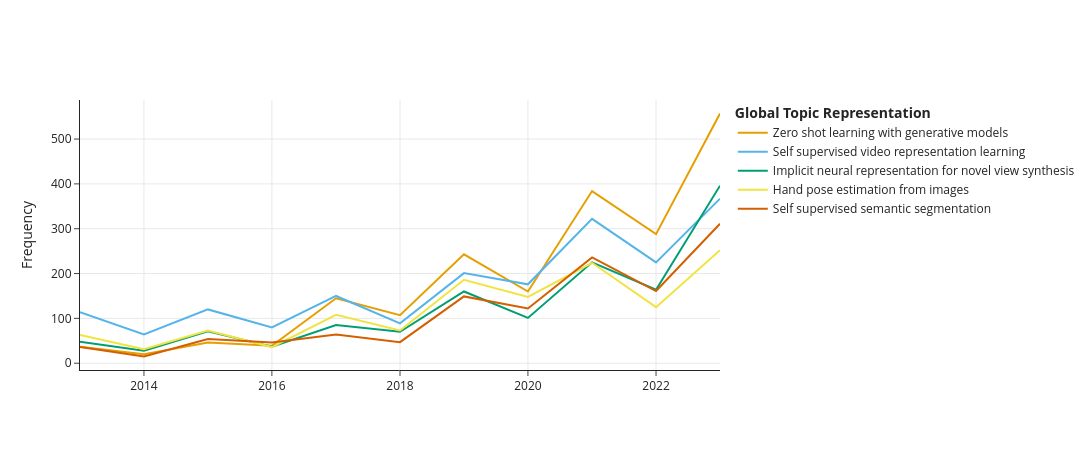

Write notebook code for a chart like this one.
### Code cell
topics_over_time = topic_model.topics_over_time(data['Clean Abstract'].to_list(), timestamps)
topic_model.visualize_topics_over_time(topics_over_time, topics=[0,1,2,3,4], custom_labels=True, title="")

### Figure 1 — Plotly figure (JSON) as saved in the notebook; plotly's stock layout.template omitted (floating-point values rounded to 4 significant figures)
{"data": [{"hoverinfo": "text", "hovertext": ["<b>Topic 0</b><br>Words: attribute, category, object, text, visual", "<b>Topic 0</b><br>Words: attribute, clas, visual, image, recognition", "<b>Topic 0</b><br>Words: visual, attribute, text, object, image", "<b>Topic 0</b><br>Words: question, text, image, visual, object", "<b>Topic 0</b><br>Words: visual, question, text, image, model", "<b>Topic 0</b><br>Words: question, visual, text, model, learning", "<b>Topic 0</b><br>Words: visual, text, shot, task, model", "<b>Topic 0</b><br>Words: visual, task, model, text, shot", "<b>Topic 0</b><br>Words: visual, task, model, learning, shot", "<b>Topic 0</b><br>Words: visual, model, task, transformer, learning", "<b>Topic 0</b><br>Words: model, task, visual, text, learning"], "marker": {"color": "#E69F00"}, "mode": "lines", "name": "Zero shot learning with generative models", "type": "scatter", "x": ["2013-01-01T00:00:00", "2014-01-01T00:00:00", "2015-01-01T00:00:00", "2016-01-01T00:00:00", "2017-01-01T00:00:00", "2018-01-01T00:00:00", "2019-01-01T00:00:00", "2020-01-01T00:00:00", "2021-01-01T00:00:00", "2022-01-01T00:00:00", "2023-01-01T00:00:00"], "y": [37, 20, 46, 39, 145, 107, 243, 160, 384, 288, 557]}, {"hoverinfo": "text", "hovertext": ["<b>Topic 1</b><br>Words: video, action, tracking, motion, temporal", "<b>Topic 1</b><br>Words: video, tracking, action, motion, temporal", "<b>Topic 1</b><br>Words: action, video, tracking, motion, flow", "<b>Topic 1</b><br>Words: video, action, tracking, frame, flow", "<b>Topic 1</b><br>Words: video, action, frame, temporal, flow", "<b>Topic 1</b><br>Words: video, action, frame, temporal, tracking", "<b>Topic 1</b><br>Words: video, action, frame, temporal, flow", "<b>Topic 1</b><br>Words: video, action, frame, temporal, tracking", "<b>Topic 1</b><br>Words: video, action, frame, temporal, tracking", "<b>Topic 1</b><br>Words: video, action, frame, temporal, tracking", "<b>Topic 1</b><br>Words: video, frame, action, temporal, flow"], "marker": {"color": "#56B4E9"}, "mode": "lines", "name": "Self supervised video representation learning", "type": "scatter", "x": ["2013-01-01T00:00:00", "2014-01-01T00:00:00", "2015-01-01T00:00:00", "2016-01-01T00:00:00", "2017-01-01T00:00:00", "2018-01-01T00:00:00", "2019-01-01T00:00:00", "2020-01-01T00:00:00", "2021-01-01T00:00:00", "2022-01-01T00:00:00", "2023-01-01T00:00:00"], "y": [114, 64, 120, 80, 150, 89, 201, 176, 322, 225, 367]}, {"hoverinfo": "text", "hovertext": ["<b>Topic 2</b><br>Words: depth, scene, light, stereo, image", "<b>Topic 2</b><br>Words: light, depth, stereo, scene, reconstruction", "<b>Topic 2</b><br>Words: depth, scene, stereo, surface, light", "<b>Topic 2</b><br>Words: depth, light, field, surface, camera", "<b>Topic 2</b><br>Words: depth, scene, image, light, stereo", "<b>Topic 2</b><br>Words: depth, light, point, scene, network", "<b>Topic 2</b><br>Words: depth, point, scene, cloud, shape", "<b>Topic 2</b><br>Words: depth, point, cloud, shape, scene", "<b>Topic 2</b><br>Words: depth, point, scene, cloud, view", "<b>Topic 2</b><br>Words: depth, point, scene, view, cloud", "<b>Topic 2</b><br>Words: nerf, scene, point, depth, view"], "marker": {"color": "#009E73"}, "mode": "lines", "name": "Implicit neural representation for novel view synthesis", "type": "scatter", "x": ["2013-01-01T00:00:00", "2014-01-01T00:00:00", "2015-01-01T00:00:00", "2016-01-01T00:00:00", "2017-01-01T00:00:00", "2018-01-01T00:00:00", "2019-01-01T00:00:00", "2020-01-01T00:00:00", "2021-01-01T00:00:00", "2022-01-01T00:00:00", "2023-01-01T00:00:00"], "y": [48, 28, 71, 37, 85, 70, 160, 101, 225, 164, 396]}, {"hoverinfo": "text", "hovertext": ["<b>Topic 3</b><br>Words: pose, pedestrian, person, human, hand", "<b>Topic 3</b><br>Words: pose, human, pedestrian, body, hand", "<b>Topic 3</b><br>Words: pose, person, hand, human, estimation", "<b>Topic 3</b><br>Words: pose, person, hand, estimation, identification", "<b>Topic 3</b><br>Words: pose, person, human, estimation, hand", "<b>Topic 3</b><br>Words: pose, person, hand, human, estimation", "<b>Topic 3</b><br>Words: pose, person, hand, human, estimation", "<b>Topic 3</b><br>Words: pose, person, human, hand, estimation", "<b>Topic 3</b><br>Words: pose, person, hand, human, estimation", "<b>Topic 3</b><br>Words: pose, person, hand, human, estimation", "<b>Topic 3</b><br>Words: pose, hand, human, person, motion"], "marker": {"color": "#F0E442"}, "mode": "lines", "name": "Hand pose estimation from images", "type": "scatter", "x": ["2013-01-01T00:00:00", "2014-01-01T00:00:00", "2015-01-01T00:00:00", "2016-01-01T00:00:00", "2017-01-01T00:00:00", "2018-01-01T00:00:00", "2019-01-01T00:00:00", "2020-01-01T00:00:00", "2021-01-01T00:00:00", "2022-01-01T00:00:00", "2023-01-01T00:00:00"], "y": [63, 31, 73, 36, 108, 73, 186, 148, 224, 125, 252]}, {"hoverinfo": "text", "hovertext": ["<b>Topic 4</b><br>Words: segmentation, object, detection, superpixel, detector", "<b>Topic 4</b><br>Words: object, segmentation, detection, cut, ground", "<b>Topic 4</b><br>Words: object, segmentation, detection, proposal, image", "<b>Topic 4</b><br>Words: object, detection, segmentation, proposal, region", "<b>Topic 4</b><br>Words: object, segmentation, detection, detector, semantic", "<b>Topic 4</b><br>Words: object, segmentation, detection, detector, semantic", "<b>Topic 4</b><br>Words: segmentation, object, detection, semantic, detector", "<b>Topic 4</b><br>Words: segmentation, object, detection, instance, detector", "<b>Topic 4</b><br>Words: object, segmentation, detection, domain, semantic", "<b>Topic 4</b><br>Words: object, segmentation, detection, lidar, semantic", "<b>Topic 4</b><br>Words: object, segmentation, lidar, detection, detector"], "marker": {"color": "#D55E00"}, "mode": "lines", "name": "Self supervised semantic segmentation", "type": "scatter", "x": ["2013-01-01T00:00:00", "2014-01-01T00:00:00", "2015-01-01T00:00:00", "2016-01-01T00:00:00", "2017-01-01T00:00:00", "2018-01-01T00:00:00", "2019-01-01T00:00:00", "2020-01-01T00:00:00", "2021-01-01T00:00:00", "2022-01-01T00:00:00", "2023-01-01T00:00:00"], "y": [36, 15, 54, 46, 64, 47, 149, 122, 236, 161, 311]}], "layout": {"height": 450, "hoverlabel": {"bgcolor": "white", "font": {"family": "Rockwell", "size": 16}}, "legend": {"title": {"text": "<b>Global Topic Representation"}}, "title": {"font": {"color": "Black", "size": 22}, "text": "", "x": 0.4, "xanchor": "center", "y": 0.95, "yanchor": "top"}, "width": 1250, "xaxis": {"showgrid": true}, "yaxis": {"showgrid": true, "title": {"text": "Frequency"}}}}
